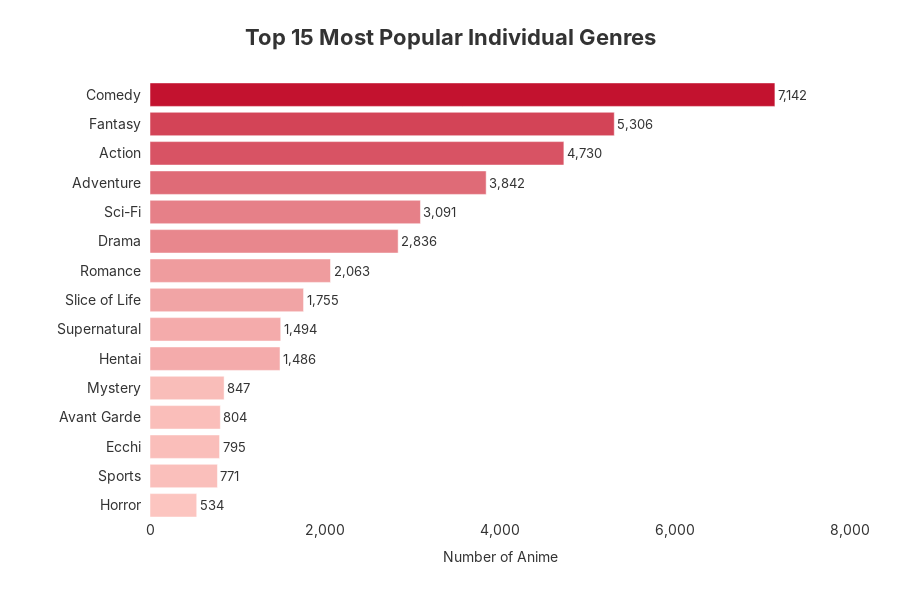

Notebook source saved alongside this figure:
### Markdown cell above
### 3.3.2.Correct Insight

### Code cell
# --- 1. DATA PROCESSING (DEEP CLEANING) ---
# Create a copy and ensure string format
df_genres_exploded = df_anime_dataset_2023_prep[['Genres']].copy()
df_genres_exploded['Genres'] = df_genres_exploded['Genres'].astype(str)

# REGEX CLEANING: Remove brackets and quotes
df_genres_exploded['Genres'] = df_genres_exploded['Genres'].str.replace(r"[\[\]\'\"]", "", regex=True)

# SPLIT & EXPLODE: Separate genres and create individual rows
df_genres_exploded['Genres'] = df_genres_exploded['Genres'].str.split(',')
df_genres_exploded = df_genres_exploded.explode('Genres')

# TRIM: Remove leading/trailing whitespace
df_genres_exploded['Genres'] = df_genres_exploded['Genres'].str.strip()

# FILTER: Remove garbage values
exclude_list = ["UNKNOWN", "NONE", "NAN", "NULL", ""]
df_genres_exploded = df_genres_exploded[~df_genres_exploded['Genres'].str.upper().isin(exclude_list)]
df_genres_exploded = df_genres_exploded[df_genres_exploded['Genres'] != ""]

# --- 2. AGGREGATION ---
# Count occurrences and take Top 15
genre_counts = df_genres_exploded['Genres'].value_counts().head(15).reset_index()
genre_counts.columns = ['Genres', 'Count']
genre_counts = genre_counts.sort_values('Count', ascending=True)

# --- 3. VISUALIZATION ---
fig = px.bar(
    genre_counts,
    x='Count',
    y='Genres',
    orientation='h',
    text='Count',
    color='Count',
    # Pink to Red gradient (Same theme as Producers chart)
    color_continuous_scale=['#FCC5C0', '#C3122F'] 
)

# --- 4. VISUAL REFINEMENTS ---
fig.update_traces(
    texttemplate='%{text:,}',
    textposition='outside',
    hovertemplate='<b>Genre:</b> %{y}<br><b>Count:</b> %{x:,}<extra></extra>'
)

fig.update_layout(
    template='plotly_white',
    
    # Title Configuration (Font Size 22)
    title={
        'text': '<b>Top 15 Most Popular Individual Genres</b>',
        'y': 0.95,
        'x': 0.5,
        'xanchor': 'center',
        'yanchor': 'top',
        'font': dict(size=22, family='Inter', color='#333333')
    },
    
    # Global Font Settings
    font=dict(family='Inter', size=13, color="#333333"),
    
    # Layout Dimensions & Color
    plot_bgcolor='white',
    paper_bgcolor='white',
    height=600, 
    coloraxis_showscale=False, # Hide the color bar
    margin=dict(t=80, l=150, r=50, b=80),

    # --- X-AXIS CONFIGURATION ---
    xaxis=dict(
        title="Number of Anime",
        title_font=dict(size=14, color='#333333'),
        showticklabels=True, 
        tickfont=dict(size=14, color='#333333'),
        
        # Grid settings
        showgrid=False,        
        zeroline=False,
        
        # Tick Step Configuration
        tick0=0,     
        dtick=2000,   # Step size of 2000
        range=[0, 8000],
        tickformat=',' 
    ),

    # --- Y-AXIS CONFIGURATION ---
    yaxis=dict(
        title=None,
        tickfont=dict(size=14, color='#333333'),
        ticksuffix="  ",    
        showgrid=False,
        showline=False
    )
)

fig.show()

print(f"Shape after explode: {df_genres_exploded.shape}")

### Figure 1 — Plotly figure (JSON) as saved in the notebook; plotly's stock layout.template omitted (floating-point values rounded to 4 significant figures)
{"data": [{"hovertemplate": "<b>Genre:</b> %{y}<br><b>Count:</b> %{x:,}<extra></extra>", "legendgroup": "", "marker": {"color": [534, 771, 795, 804, 847, 1486, 1494, 1755, 2063, 2836, 3091, 3842, 4730, 5306, 7142], "coloraxis": "coloraxis", "pattern": {"shape": ""}}, "name": "", "orientation": "h", "showlegend": false, "text": [534.0, 771.0, 795.0, 804.0, 847.0, 1486.0, 1494.0, 1755.0, 2063.0, 2836.0, 3091.0, 3842.0, 4730.0, 5306.0, 7142.0], "textposition": "outside", "texttemplate": "%{text:,}", "type": "bar", "x": [534, 771, 795, 804, 847, 1486, 1494, 1755, 2063, 2836, 3091, 3842, 4730, 5306, 7142], "xaxis": "x", "y": ["Horror", "Sports", "Ecchi", "Avant Garde", "Mystery", "Hentai", "Supernatural", "Slice of Life", "Romance", "Drama", "Sci-Fi", "Adventure", "Action", "Fantasy", "Comedy"], "yaxis": "y"}], "layout": {"barmode": "relative", "coloraxis": {"colorbar": {"title": {"text": "Count"}}, "colorscale": [[0, "#FCC5C0"], [1, "#C3122F"]], "showscale": false}, "font": {"color": "#333333", "family": "Inter", "size": 13}, "height": 600, "legend": {"tracegroupgap": 0}, "margin": {"b": 80, "l": 150, "r": 50, "t": 80}, "paper_bgcolor": "white", "plot_bgcolor": "white", "title": {"font": {"color": "#333333", "family": "Inter", "size": 22}, "text": "<b>Top 15 Most Popular Individual Genres</b>", "x": 0.5, "xanchor": "center", "y": 0.95, "yanchor": "top"}, "xaxis": {"anchor": "y", "domain": [0, 1], "dtick": 2000, "range": [0, 8000], "showgrid": false, "showticklabels": true, "tick0": 0, "tickfont": {"color": "#333333", "size": 14}, "tickformat": ",", "title": {"font": {"color": "#333333", "size": 14}, "text": "Number of Anime"}, "zeroline": false}, "yaxis": {"anchor": "x", "domain": [0, 1], "showgrid": false, "showline": false, "tickfont": {"color": "#333333", "size": 14}, "ticksuffix": "  ", "title": {}}}}
